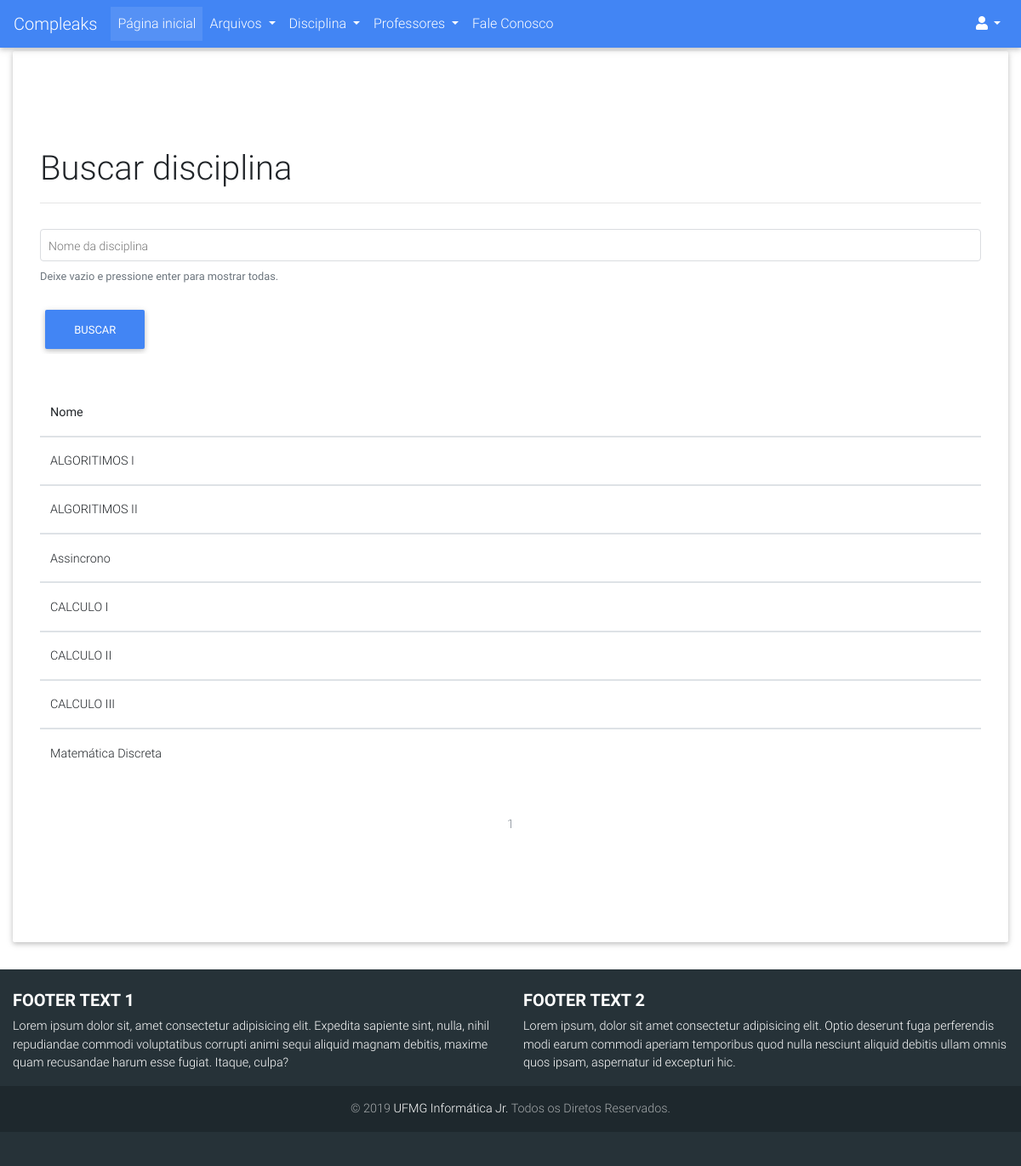
/disciplinas/listar, run on an earlier commit of the app's database.
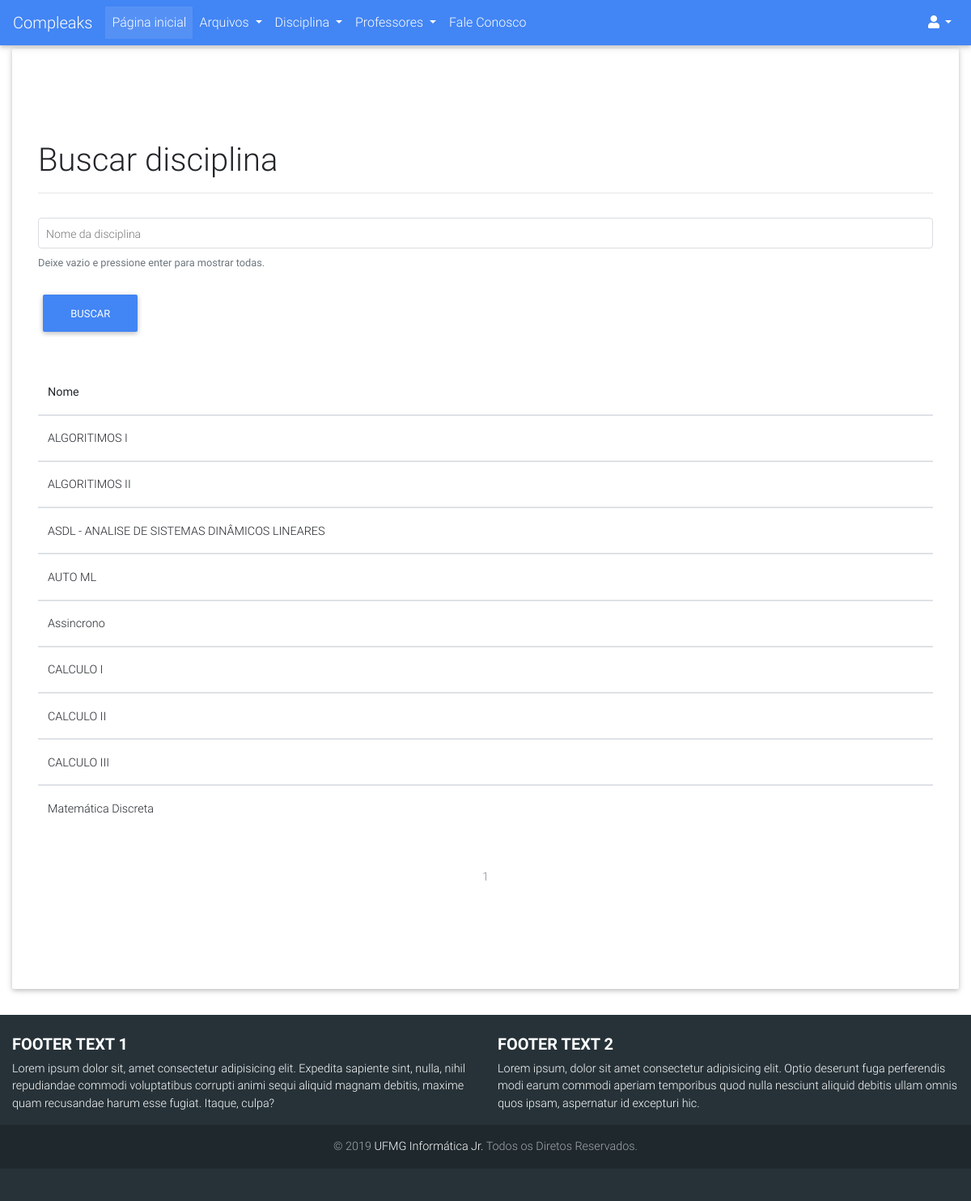
And on a later commit of the database.
### compleaks/disciplinas/models.py (models this page shows, shortened)
class Disciplina(db.Model):
	__tablename__ = 'disciplinas'
	id = db.Column(db.Integer, primary_key=True)
	nome = db.Column(db.String, unique=True)
	data_criacao = db.Column(db.DateTime, default=datetime.now())
	ativado = db.Column(db.Boolean)
	data_deletado = db.Column(db.DateTime, nullable=True)
	id_deletor = db.Column(db.Integer, nullable=True)
	id_criador = db.Column(db.Integer, nullable=True)
	motivo_delete = db.Column(db.String(120), nullable=True)
	arquivos = db.relationship('Arquivo', backref='disciplina', lazy=True)
	comentarios = db.relationship('ComentarioDisc', backref='disciplina', lazy=True)
	materias = db.relationship('Materia', backref='disciplina', lazy=True)

### compleaks/disciplinas/views.py (the view)
@disciplinas.route('/lista/<nome>',
	methods=['POST', 'GET'])
@disciplinas.route('/listar', defaults={"nome":None}, methods=['POST', 'GET'])
def listar(nome):
	form_excluir = ExcluirDisciplinaForm()
	form_editar = EditarDisciplinaForm()
	form_buscar = BuscarDisciplinaForm()
	form_login = LoginForm()
	page = request.args.get('page', 1, type=int)
	if not nome:
		disciplinadb = Disciplina.query.order_by(Disciplina.nome.asc()).paginate(page=page, per_page=10)
	else:
		disciplinadb = Disciplina.query.filter(Disciplina.nome.contains(nome))\
		.order_by(Disciplina.nome.asc()).paginate(page=page, per_page=10)
	disciplinas = disciplinadb
	disciplinadb = disciplinadb.items
	if disciplinadb:
		existe_disciplina = True
	else:
		existe_disciplina = False
	return render_template('listar_disciplina.html',disciplinadb=disciplinadb, form_login=form_login,
				form_buscar=form_buscar, form_editar=form_editar, form_excluir=form_excluir,
				disciplinas=disciplinas, navigation_data=nome, existe_disciplina=existe_disciplina)

### compleaks/disciplinas/templates/disciplinas/listar_disciplina.html (shortened to what this page needs)
{% extends "base.html" %}
{% block content %}
  {% if current_user.is_admin %}
    <div>
        <form class="form-group" action="{{ url_for('disciplinas.buscar') }}" method="POST">
            <div class="page-header" style="margin-bottom: 30px;">
                <h1>Buscar disciplina</h1>
                <hr/>
            </div>
            {{ form_buscar.hidden_tag() }}
            <div class="md-form md-outline">
                {{form_buscar.nome(id="inputIconEx1", class="form-control")}}
                <label for="inputIconEx1">Nome da disciplina</label>
                <small id="emailHelp2" class="form-text text-muted">Deixe vazio e pressione enter para mostrar todas.</small>
            </div>
            {{ form_buscar.submit(class="btn btn-primary") }}
        </form>
    </div>
    <br>
    {% if busca %}
        {% if existe_disciplina %}
        {% else %}
            <h2>Sem resultados para busca</h2>
            <br>
        {% endif %}
    {% endif %}
    <table class="table" >
        <h2>Disciplinas</h2>
        <thead>
            <tr>
              <th>ID</th>
              <th>Nome</th>
              <th>Ação</th>
            </tr>
        </thead>
        {% if existe_disciplina %}
        {% for disciplina in disciplinadb %}
            <tbody>
                <tr>
                    {% if not disciplina.ativado %}
                        <article color="red">
                            <td>{{ disciplina.id }}</td>
                            <td>{{ disciplina.nome }}</td>
                            <td><button type="button" class="btn btn-danger" data-toggle="modal"  data-target="#redefinir{{disciplina.id}}" >Redefinir</button></td>
                        </article>
                    {% else %}
                        <td>{{ disciplina.id }}</td>
                        <td>{{ disciplina.nome }}</td>
                        <td>
                            <a data-dismiss="modal" data-toggle="modal" data-target="#editar{{disciplina.id}}"><img class="img-responsive delete" data-toggle="tooltip" data-placement="top" title="Editar" src="{{url_for('static', filename='images/icones/padrao/editar.svg')}}" alt="Editar"/></a>
                            <a data-dismiss="modal" data-toggle="modal" data-target="#excluir{{disciplina.id}}"><img class="img-responsive delete icone" data-toggle="tooltip" data-placement="top" title="Excluir" src="{{url_for('static', filename='images/icones/padrao/delete_arquivo.svg')}}" alt="Excluir"/></a>
                        </td>
                    {% endif %}
                </tr>
            </tbody>
            <div class="modal fade" tabindex="-1" role="dialog" id="redefinir{{disciplina.id}}">
                <div class="modal-dialog" role="document">
                    <div class="modal-content">
                        <div class="modal-header">
                            <h5 class="modal-title">Redefinir disciplina?</h5>
                            <button type="button" class="close" data-dismiss="modal" aria-label="Close">
                            <span aria-hidden="true">&times;</span>
                            </button>
                        </div>
                        <div class="modal-body">
                            <p>Você tem certeza que deseja redefinir essa disciplina?</p>
                            <br/>
                            <h6 class="modal-title">Dados de Cadastro</h6>
                            <p>  Nome: {{ disciplina.nome }} </p>
                            <br/>
                            <h6 class="modal-title">Dados de Exclusão</h6>
                            <p> Id do usuário que excluiu: {{ disciplina.id_deletor }} </p>
                            {% if disciplina.motivo_delete %}
                                <p> Motivo da Exclusão: {{ disciplina.motivo_delete }} </p>
                            {% else %}
                                <p> Nenhum motivo de Exclusão Cadastrado </p>
                            {% endif %}
                            <br/>
                        </div>
                        <div class="modal-footer">
                            <button type="button" class="btn btn-secondary" data-dismiss="modal">Cancel</button>
                            <form id="id_form" action="{{ url_for('disciplinas.redefinir', disc_id=disciplina.id) }} " method="POST">
                                <input type="submit" value="Redefinir" for="#id_form">
                            </form>
                        </div>
                    </div>
                </div>
            </div>
            <div class="modal fade" tabindex="-1" role="dialog" id="editar{{disciplina.id}}">
                <div class="modal-dialog" role="document">
                    <div class="modal-content">
                        <div class="modal-header">
                            <h5 class="modal-title">Editar disciplina?</h5>
                            <button type="button" class="close" data-dismiss="modal" aria-label="Close">
                            <span aria-hidden="true">&times;</span>
                            </button>
                        </div>
                        <form action="{{ url_for('disciplinas.editar', disc_id=disciplina.id) }}" method="POST">
                            <div class="modal-body">
                                <p>Você tem certeza que deseja editar essa disciplina?</p>
                                <h6 class="modal-title">Dados de Cadastro</h6>
                                <p>Nome: {{ disciplina.nome }} </p>
                                <br>
                                {{ form_editar.hidden_tag() }}
                                {{form_editar.novo_nome.label}}
                                {{form_editar.novo_nome(class="form-control", value=disciplina.nome )}}
                              </div>
                            <div class="modal-footer">
                                <button type="button" class="btn btn-secondary" data-dismiss="modal">Cancelar</button>
                                {{ form_editar.submit()}}
                            </div>
                        </form>
                    </div>
                </div>
            </div>
            <div class="modal fade" tabindex="-1" role="dialog" id="excluir{{disciplina.id}}">
                <div class="modal-dialog" role="document">
                    <div class="modal-content">
                        <div class="modal-header">
                            <h5 class="modal-title">Excluir disciplina?</h5>
                            <button type="button" class="close" data-dismiss="modal" aria-label="Close">
                            <span aria-hidden="true">&times;</span>
                            </button>
                        </div>
                        <form action="{{ url_for('disciplinas.excluir', disc_id=disciplina.id) }}" method="POST">
                            <div class="modal-body">
                                <p>Você tem certeza que deseja excluir essa disciplina?</p>
                                <h6 class="modal-title">Dados de Cadastro</h6>
                                <p>  Nome: {{ disciplina.nome }} </p>
                                <br>
                                <h6 class="modal-title">Motivo da exclusão</h6>
                                {{ form_excluir.hidden_tag() }}
                                {{ form_excluir.motivo.label}}
                                {{ form_excluir.motivo(class="form-control", placeholder="Digite o motivo aqui") }}
                            </div>
                            <div class="modal-footer">
                                <button type="button" class="btn btn-secondary" data-dismiss="modal">Cancelar</button>
                                {{ form_excluir.submit() }}
                            </div>
                        </form>
                    </div>
                </div>
            </div>
        {% endfor %}
        {% endif %}
    </table>
    {% if existe_disciplina %}
    <br/>
      <nav style="position: static;" aria-label="Page navigation example">
            <ul class="pagination justify-content-center">
                {% for page_num in disciplinas.iter_pages(left_edge=1, right_edge=1, left_current=1, right_current=2) %}
                    {% if disciplinas.page == page_num and page_num %}
                        <li class="page-item disabled">
                            {% if not navigation_data %}
                                <a class="page-link" href="{{ url_for('disciplinas.listar', page=page_num) }}">{{ page_num }}</a></li>
                            {% else %}
                                <a class="page-link" href="{{ url_for('disciplinas.listar', page=page_num, nome=navigation_data) }}">{{ page_num }}</a></li>
                            {% endif %}
                        </li>
                    {% elif page_num %}
                        <li class="page-item">
                            {% if not navigation_data %}
                                <a class="page-link" href="{{ url_for('disciplinas.listar', page=page_num) }}">{{ page_num }}</a></li>
                            {% else %}
                                <a class="page-link" href="{{ url_for('disciplinas.listar', page=page_num, nome=navigation_data) }}">{{ page_num }}</a></li>
                            {% endif %}
                        </li>
                    {% else %}
                        ...
                    {% endif %}
                {% endfor %}
            </ul>
        </nav>
        {% endif %}
    {% else %}
    <div>
        <form class="form-group" action="{{ url_for('disciplinas.buscar') }}" method="POST">
            <div class="page-header" style="margin-bottom: 30px;">
                <h1>Buscar disciplina</h1>
                <hr/>
            </div>
            <div class="md-form md-outline">
                {{form_buscar.nome(id="inputIconEx1", class="form-control")}}
                <label for="inputIconEx1">Nome da disciplina</label>
                <small id="emailHelp2" class="form-text text-muted">Deixe vazio e pressione enter para mostrar todas.</small>
            </div>
            {{ form_buscar.submit(class="btn btn-primary") }}
        </form>
    </div>
    <br>
    <table class="table" >
        <thead>
            <tr>
                <th>Nome</th>
            </tr>
        </thead>
        {% if existe_disciplina %}
        {% for disciplina in disciplinadb %}
            {% if disciplina.ativado %}
                <tbody>
                    <tr>
                        <td><a href="{{url_for('disciplinas.perfil', id=disciplina.id )}}">{{ disciplina.nome }}</a></td>
                    </tr>
                </tbody>
            {% endif %}
        {% endfor %}
        {% endif %}
    </table>
    {% if existe_disciplina %}
    <br/>
      <nav style="position: static;" aria-label="Page navigation example">
            <ul class="pagination justify-content-center">
            {% for page_num in disciplinas.iter_pages(left_edge=1, right_edge=1, left_current=1, right_current=2) %}
                {% if disciplinas.page == page_num and page_num %}
                    <li class="page-item disabled">
                        {% if not navigation_data %}
                            <a class="page-link" href="{{ url_for('disciplinas.listar', page=page_num) }}">{{ page_num }}</a></li>
                        {% else %}
                            <a class="page-link" href="{{ url_for('disciplinas.listar', page=page_num, nome=navigation_data) }}">{{ page_num }}</a></li>
                        {% endif %}
                {% else %}
                    ...
                {% endif %}
            {% endfor %}
        </ul>
    </nav>
    {% endif %}
  {% endif %}
{% endblock %}

What changed in the data, as far as the page shows it:
added Disciplina: nome "ASDL - ANALISE DE SISTEMAS DINÂMICOS LINEARES"
added Disciplina: nome "AUTO ML"
